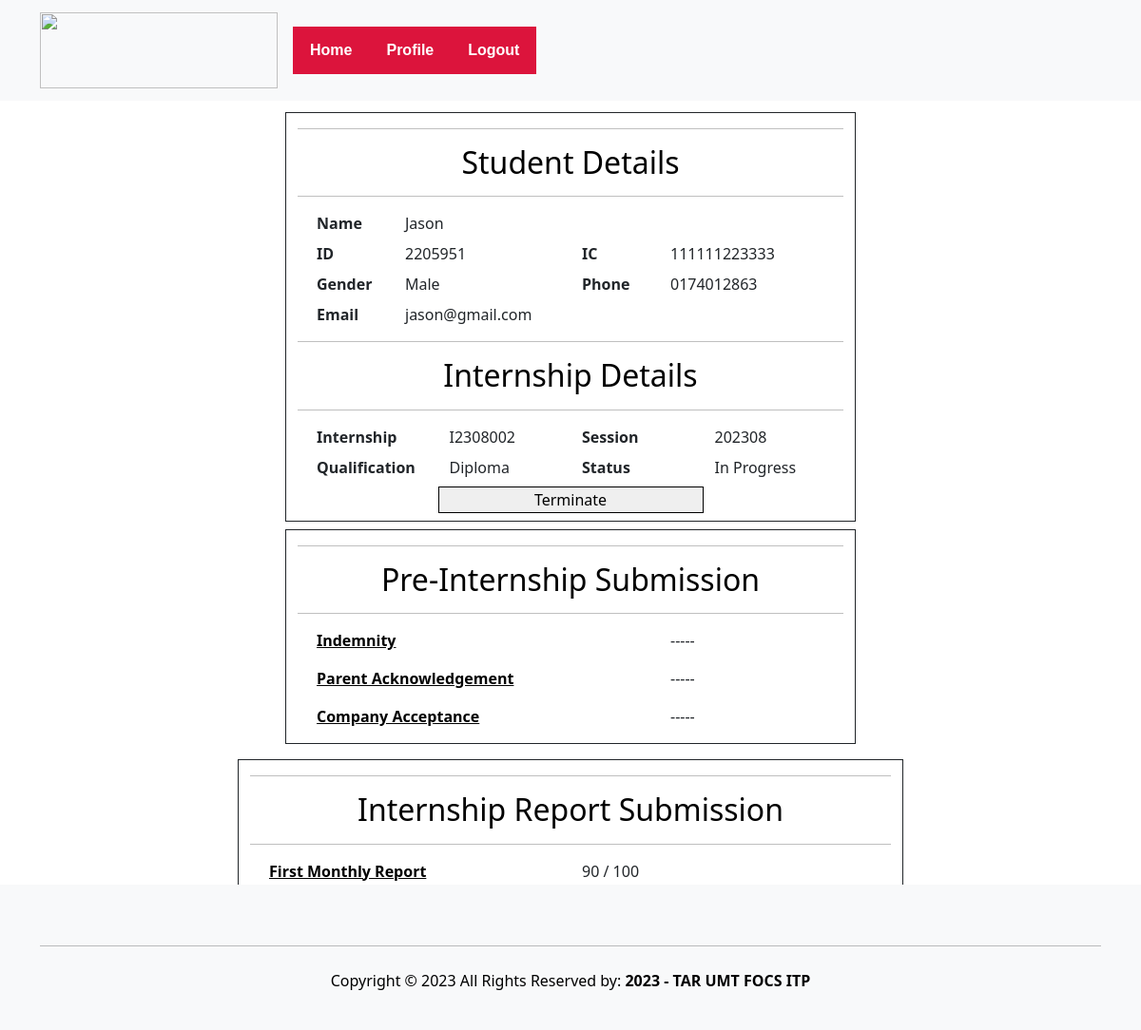
Page /supervisor/StudentDetail.php?StudID=2205951 on the committed database.
### tables this page shows
CREATE TABLE `internship` (
  `internshipID` varchar(10) NOT NULL,
  `studID` varchar(10) DEFAULT NULL,
  `sessionID` varchar(10) DEFAULT NULL,
  `indemnity` varchar(100) DEFAULT NULL,
  `indemnityStatus` enum('Accepted','Rejected','Pending','Missing') DEFAULT NULL,
  `parentAcknowledgement` varchar(100) DEFAULT NULL,
  `parentAcknowledgementStatus` enum('Accepted','Rejected','Pending','Missing') DEFAULT NULL,
  `companyAcceptance` varchar(100) DEFAULT NULL,
  `companyAcceptanceStatus` enum('Accepted','Rejected','Pending','Missing') DEFAULT NULL,
  `monthlyReport1` varchar(100) DEFAULT NULL,
  `monthlyReport1Grade` int(11) DEFAULT NULL,
  `monthlyReport2` varchar(100) DEFAULT NULL,
  `monthlyReport2Grade` int(11) DEFAULT NULL,
  `monthlyReport3` varchar(100) DEFAULT NULL,
  `monthlyReport3Grade` int(11) DEFAULT NULL,
  `evaluationReport` varchar(100) DEFAULT NULL,
  `evaluationReportGrade` int(11) DEFAULT NULL,
  `finalGrade` int(11) DEFAULT NULL,
  `internshipStatus` enum('In Progress','Completed','Suspended','Terminated') DEFAULT NULL
);

CREATE TABLE `student` (
  `studID` varchar(10) NOT NULL,
  `studName` varchar(50) DEFAULT NULL,
  `studEmail` varchar(50) DEFAULT NULL,
  `studIC` varchar(12) DEFAULT NULL,
  `studGender` enum('Male','Female','Other') DEFAULT NULL,
  `studPhoneNo` varchar(15) DEFAULT NULL,
  `studPassword` varchar(50) DEFAULT NULL,
  `studQualification` enum('Diploma','Degree') DEFAULT NULL
);

CREATE TABLE `session` (
  `sessionID` varchar(10) NOT NULL,
  `startMonthYear` date DEFAULT NULL,
  `endMonthYear` date DEFAULT NULL,
  `qualification` enum('Diploma','Degree') DEFAULT NULL
);

### supervisor/StudentDetail.php (the view, shortened to what the rows shown need)
<!DOCTYPE html>
<html>
<?php
include 'staffHeader.php';
if (isset($_GET['StudID'])) {
    $studID = $_GET['StudID'];
}
require '../student/connect.php';
if ($con->connect_error) {
    throw new Exception("Connection failed: " . $con->connect_error);
} else {
    $sql = "SELECT * FROM student Stud, internship I, session Ses
            WHERE Stud.studID = I.studID
            AND I.sessionID = Ses.sessionID
            AND Stud.studID = " . $studID;
    $result = $con->query($sql);
    if ($result->num_rows === 1) {
        $row = $result->fetch_assoc();
        $ID = $row['studID'];
        $IC = $row['studIC'];
        $Name = $row['studName'];
        $email = $row['studEmail'];
        $gender = $row['studGender'];
        $phone = $row['studPhoneNo'];
        $qualification = $row['studQualification'];
        $sessionID = $row['sessionID'];
        $internshipID = $row['internshipID'];
        $monthlyReport1Grade = $row['monthlyReport1Grade'];
        $internshipStatus = $row['internshipStatus'];
    }
}
?>
<div class="container">
    <div class="row my-2 mx-auto">
        <div style="width:600px;" class="border border-dark my-1 mx-auto col-md-4 col-lg-12">
            <div class="justify-content-md-center">
                <h2 class="text-black text-center">Student Details</h2>
                <div class="m-2 row">
                    <div class="col-9">
                        <label id="lblName">
                            <?= $Name; ?>
                        </label>
                    </div>
                </div>
                <div class="m-2 row">
                    <div class="col-4">
                        <label id="lblID">
                            <?= $ID; ?>
                        </label>
                    </div>
                    <div class="col-4">
                        <label id="lblIC">
                            <?= $IC; ?>
                        </label>
                    </div>
                </div>
                <div class="m-2 row">
                    <div class="col-4">
                        <label id="lblGender">
                            <?= $gender; ?>
                        </label>
                    </div>
                    <div class="col-4">
                        <label id="lblPhoneNo">
                            <?= $phone; ?>
                        </label>
                    </div>
                </div>
                <div class="m-2 row">
                    <div class="col-4 text-right">
                        <label id="lblEmail">
                            <?= $email; ?>
                        </label>
                    </div>
                </div>
                <h2 class="text-black text-center">Internship Details</h2>
                <div class="m-2 row">
                    <div class="col-3">
                        <label id=" lblInternshipID" data-internship-id="<?= $internshipID ?>">
                            <?= $internshipID ?>
                        </label>
                    </div>
                    <div class="col-3">
                        <label id=" lblSession">
                            <?= $sessionID ?>
                        </label>
                    </div>
                </div>
                <div class="m-2 row">
                    <div class="col-3 ">
                        <label id="lblQualification">
                            <?= $qualification ?>
                        </label>
                    </div>
                    <div class="col-3 ">
                        <label id="lblInternshipStatus">
                            <?= $internshipStatus ?>
                        </label>
                    </div>
                </div>
            </div>
        </div>
        <div style="width:600px;" class="justify-content-md-center border border-dark my-1 mx-auto col-md-4 col-lg-12">
            <h2 class="text-black text-center">Pre-Internship Submission</h2>
        </div>
    </div>
    <div class="row my-2 mx-auto">
        <div style="width:700px;"
            class="justify-content-md-center border border-dark my-1 mx-auto col-sm-6 col-md-6 col-lg-12">
            <h2 class="text-black text-center">Internship Report Submission</h2>
            <div class="m-2 row">
                <div class="col-6 justify-content-center">
                    <?php
                    if ($monthlyReport1Grade == null) {
                        echo '<input  id="enterMonthlyReport1Grade" type="number"  style="-webkit-appearance: none; max="100" min="0" class="w-25"> /100 &nbsp;&nbsp;&nbsp;';
                        echo '<button id="btnGradeFirst" type="button" onclick="Graded(\'monthlyReport1Grade\')" >Grade</button>';
                    } else
                        echo '<label id="lblFirstMonthGrade" class="w-100 mx-auto ">
                             ' . $monthlyReport1Grade . ' / 100 </label>';
                    ?>
                </div>
            </div>
        </div>
    </div>
</div>
<?php
include 'staffFooter.php';
?>

### rows in the picture
internship: studID.studName "Jason", studID "2205951", studID.studIC "111111223333", studID.studGender "Male", studID.studPhoneNo "0174012863", studID.studEmail "jason@gmail.com", internshipID "I2308002", sessionID.sessionID "202308", studID.studQualification "Diploma", internshipStatus "In Progress", monthlyReport1Grade "90"
